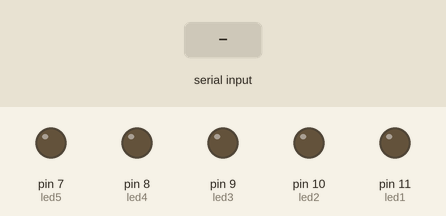
Bench run of a sketch on a simulated Arduino Uno, built with avr-gcc and run on an emulated ATmega328P. Shown: output pins drawn as LEDs (lit = HIGH). The inputs (shaded band) are chosen by the test bench.

Above: at 1.2 s.
1.3 s: "a" received over Serial
At 1.6 s:
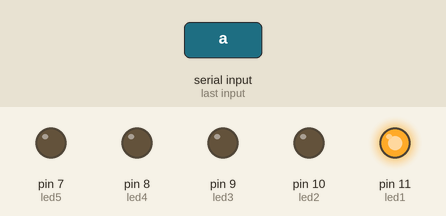
2.8 s: "b" received over Serial
At 3.9 s:
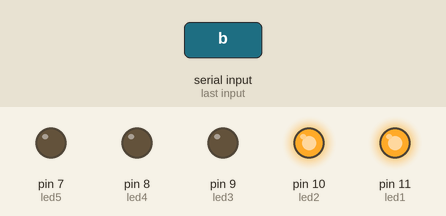
4.3 s: "c" received over Serial
At 5.1 s:
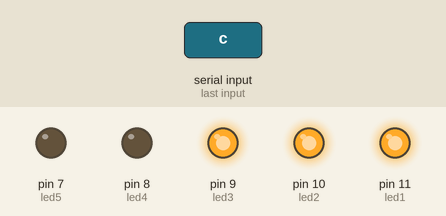
5.8 s: "d" received over Serial
At 6.2 s:
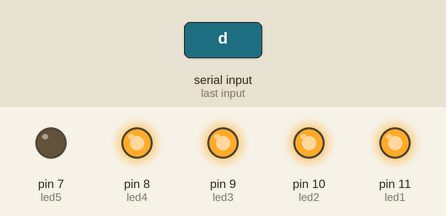
7.3 s: "e" received over Serial
At 8.5 s:
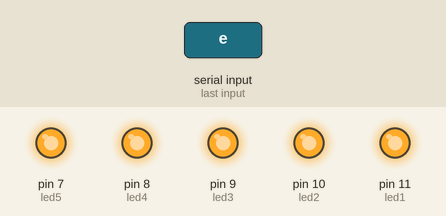
Timing chart, 0 to 9.8 s (numbered marks = the images above; inputs shaded):
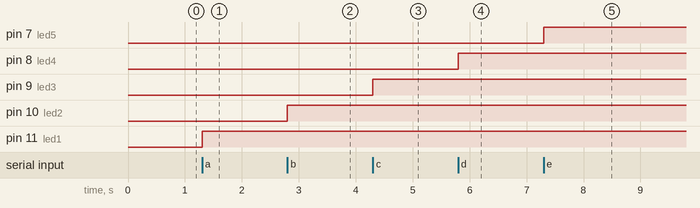

Measured:
- after the input at 1.3 s, pin 11 (led1): LOW → HIGH at once
- after the input at 2.8 s, pin 10 (led2): LOW → HIGH at once
- after the input at 4.3 s, pin 9 (led3): LOW → HIGH at once
- after the input at 5.8 s, pin 8 (led4): LOW → HIGH at once
- after the input at 7.3 s, pin 7 (led5): LOW → HIGH at once

The sketch:

ex6_read_from_serial_monitor.ino
```cpp
int led1 = 11;
int led2 = 10;
int led3 = 9;
int led4 = 8;
int led5 = 7;
char incomingChar;

void setup() {
  Serial.begin(9600);
  pinMode(led1, OUTPUT);
  pinMode(led2, OUTPUT);
  pinMode(led3, OUTPUT);
  pinMode(led4, OUTPUT);
  pinMode(led5, OUTPUT);
}

void loop() {
  if(Serial.available()>0){
    incomingChar = Serial.read();

    switch(incomingChar){
    	case 'a':
      		digitalWrite(led1,HIGH);
      		break;
      	case 'b':
      		digitalWrite(led2,HIGH);
      		break;
      	case 'c':
      		digitalWrite(led3,HIGH);
      		break;
      	case 'd':
      		digitalWrite(led4,HIGH);
      		break;
     	case 'e':
      		digitalWrite(led5,HIGH);
      		break;
      	default:
      		digitalWrite(led1, LOW);
            digitalWrite(led2, LOW);
            digitalWrite(led3, LOW);
            digitalWrite(led4, LOW);
            digitalWrite(led5, LOW);
      		break;
    }
  }
}
```
